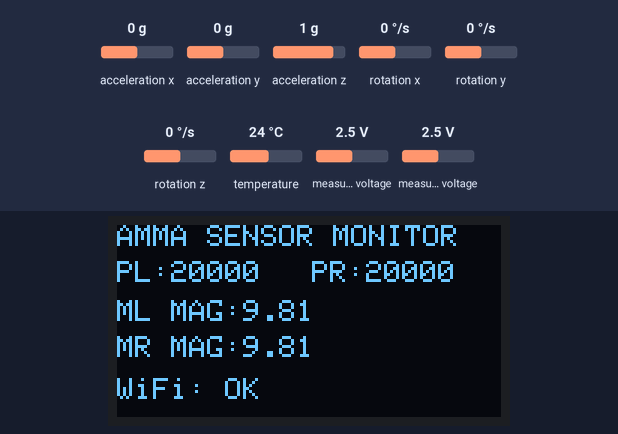
The sketch below on a simulated ESP32-S3. On the bench: 128×64 one-colour display. The test bench sets the inputs (shaded band); at power-on: acceleration x 0 g, measured voltage 2.5 V, acceleration y 0 g, acceleration z 1 g, rotation x 0 °/s, rotation y 0 °/s, rotation z 0 °/s, temperature 24 °C. WiFi joins after 1.5 s; servers stay silent unless stated; what the sketch prints to the serial monitor is not drawn.

Above: at 5.2 s.
5.3 s: acceleration x set to -1.4 g
At 6.2 s:
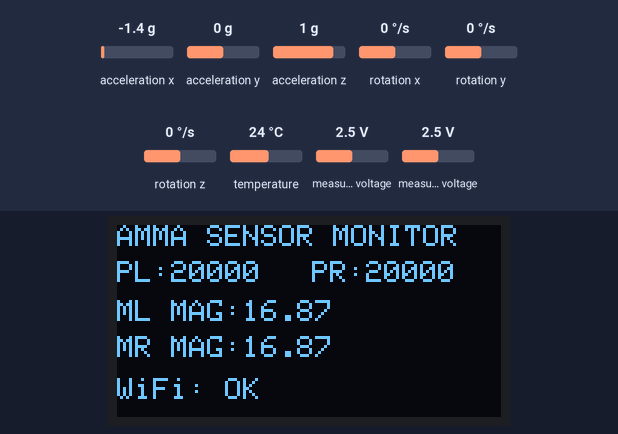
6.8 s: measured voltage (sensor 200) set to 0.1 V
At 7.4 s:
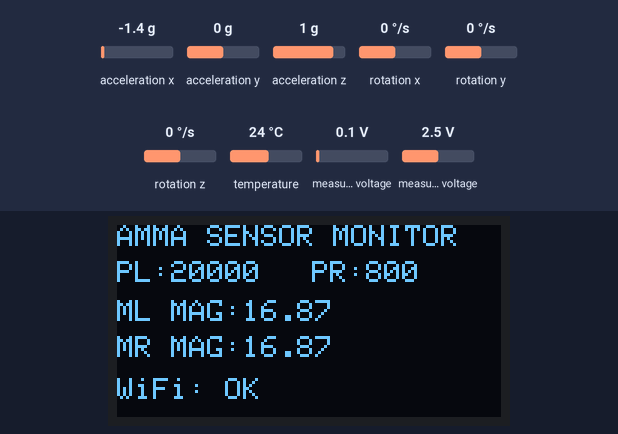
8.3 s: measured voltage (sensor 201) set to 0.1 V
At 9.5 s:
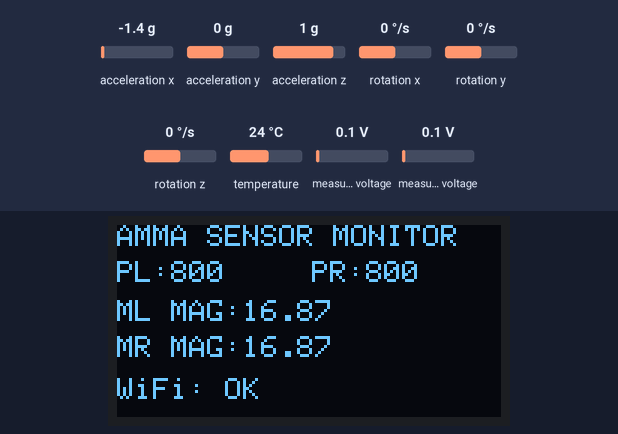
9.8 s: acceleration y set to -1.4 g
At 10.9 s:
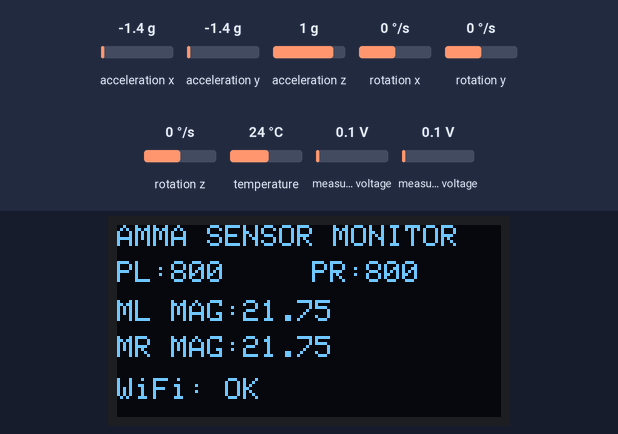
11.3 s: acceleration z set to -1.4 g
At 12.1 s:
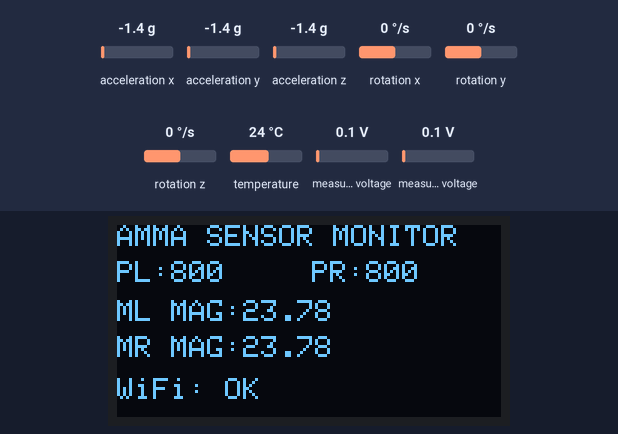
12.8 s: measured voltage (sensor 200) set to 1.2 V
At 13.2 s:
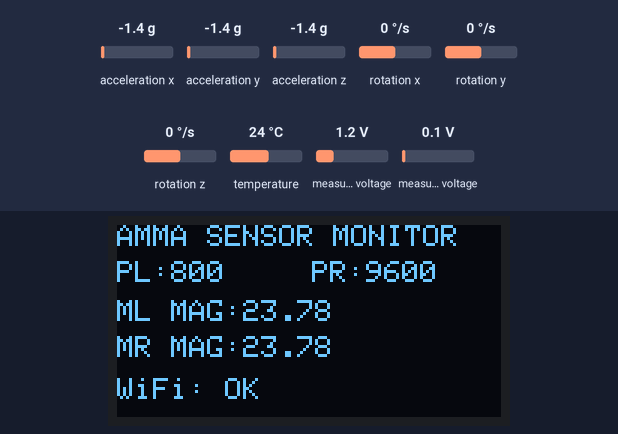
Timing chart, 0 to 15.3 s (numbered marks = the images above; inputs shaded):
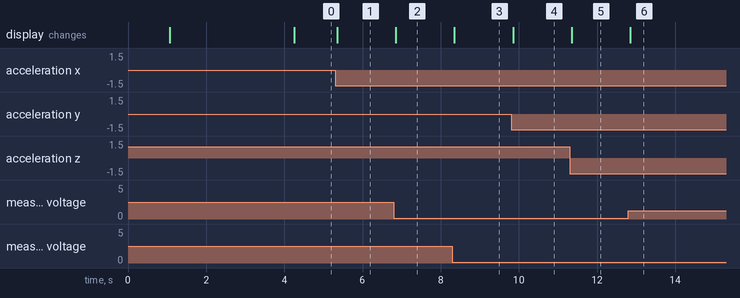

The sketch:

sketch_jul13b.ino
```cpp
#include <WiFi.h>
#include <WiFiClientSecure.h>
#include <HTTPClient.h>

#include <Wire.h>
#include <Adafruit_GFX.h>
#include <Adafruit_SSD1306.h>
#include <Adafruit_ADS1X15.h>
#include <Adafruit_MPU6050.h>
#include <Adafruit_Sensor.h>


// =====================================================
// AMMA PROTOTYPE 2
// SENSOR MONITOR + THINGSPEAK
//
// FINAL SENSOR MAPPING
//
// PL = LEFT PIEZO  -> ADS1115 A1
// PR = RIGHT PIEZO -> ADS1115 A0
//
// ML = LEFT MPU    -> 0x69
// MR = RIGHT MPU   -> 0x68
//
// OLED             -> 0x3C
// ADS1115          -> 0x48
// =====================================================


// =====================================================
// WIFI SETTINGS
// =====================================================

const char* WIFI_SSID = "moto101";
const char* WIFI_PASSWORD = "223334444";


// =====================================================
// THINGSPEAK SETTINGS
// =====================================================

const unsigned long CHANNEL_ID = 3465279;

const char* WRITE_API_KEY = "5DSIU3NBIDPW7OGX";


// =====================================================
// I2C PINS
// =====================================================

#define SDA_PIN 8
#define SCL_PIN 9


// =====================================================
// I2C ADDRESSES
// =====================================================

#define OLED_ADDR 0x3C
#define ADS_ADDR  0x48

#define ML_ADDR   0x69
#define MR_ADDR   0x68


// =====================================================
// OLED
// =====================================================

#define SCREEN_WIDTH 128
#define SCREEN_HEIGHT 64

Adafruit_SSD1306 display(
  SCREEN_WIDTH,
  SCREEN_HEIGHT,
  &Wire,
  -1
);


// =====================================================
// SENSOR OBJECTS
// =====================================================

// ADS1115
Adafruit_ADS1115 ads;


// ML = LEFT MPU = 0x69
Adafruit_MPU6050 mpuLeft;


// MR = RIGHT MPU = 0x68
Adafruit_MPU6050 mpuRight;


// =====================================================
// SENSOR VARIABLES
// =====================================================

// Piezo
int16_t plRaw = 0;
int16_t prRaw = 0;

float plVoltage = 0.0;
float prVoltage = 0.0;


// Left MPU
float mlX = 0.0;
float mlY = 0.0;
float mlZ = 0.0;

float mlMagnitude = 0.0;


// Right MPU
float mrX = 0.0;
float mrY = 0.0;
float mrZ = 0.0;

float mrMagnitude = 0.0;


// =====================================================
// TIMING
// =====================================================

// Sensor reading:
// 100 ms = 10 Hz

const unsigned long SENSOR_INTERVAL = 100;


// ThingSpeak:
// 20 seconds

const unsigned long THINGSPEAK_INTERVAL = 20000;


unsigned long lastSensorRead = 0;
unsigned long lastThingSpeakUpdate = 0;


// =====================================================
// WIFI CONNECTION
// =====================================================

void connectWiFi()
{
  Serial.println();
  Serial.println("========================================");
  Serial.println("           WIFI CONNECTION");
  Serial.println("========================================");

  Serial.print("Connecting to: ");
  Serial.println(WIFI_SSID);


  WiFi.mode(WIFI_STA);

  WiFi.begin(
    WIFI_SSID,
    WIFI_PASSWORD
  );


  int attempts = 0;


  while (
    WiFi.status() != WL_CONNECTED &&
    attempts < 30
  )
  {
    delay(500);

    Serial.print(".");

    attempts++;
  }


  Serial.println();


  if (
    WiFi.status() == WL_CONNECTED
  )
  {
    Serial.println(
      "WiFi connected successfully!"
    );


    Serial.print(
      "IP Address : "
    );

    Serial.println(
      WiFi.localIP()
    );


    Serial.print(
      "Gateway    : "
    );

    Serial.println(
      WiFi.gatewayIP()
    );


    Serial.print(
      "DNS        : "
    );

    Serial.println(
      WiFi.dnsIP()
    );


    Serial.print(
      "RSSI       : "
    );

    Serial.print(
      WiFi.RSSI()
    );

    Serial.println(
      " dBm"
    );
  }
  else
  {
    Serial.println(
      "ERROR: WiFi connection failed."
    );
  }


  Serial.println(
    "========================================"
  );
}


// =====================================================
// READ SENSORS
// =====================================================

void readSensors()
{

  // ===================================================
  // PIEZO
  //
  // A1 = LEFT PIEZO
  // A0 = RIGHT PIEZO
  // ===================================================

  plRaw =
    ads.readADC_SingleEnded(1);


  prRaw =
    ads.readADC_SingleEnded(0);


  // ===================================================
  // PIEZO VOLTAGE
  // ===================================================

  plVoltage =
    ads.computeVolts(
      plRaw
    );


  prVoltage =
    ads.computeVolts(
      prRaw
    );


  // ===================================================
  // ML = LEFT MPU
  // ADDRESS = 0x69
  // ===================================================

  sensors_event_t accelML;
  sensors_event_t gyroML;
  sensors_event_t tempML;


  mpuLeft.getEvent(
    &accelML,
    &gyroML,
    &tempML
  );


  // ===================================================
  // MR = RIGHT MPU
  // ADDRESS = 0x68
  // ===================================================

  sensors_event_t accelMR;
  sensors_event_t gyroMR;
  sensors_event_t tempMR;


  mpuRight.getEvent(
    &accelMR,
    &gyroMR,
    &tempMR
  );


  // ===================================================
  // STORE LEFT MPU VALUES
  // ===================================================

  mlX =
    accelML.acceleration.x;

  mlY =
    accelML.acceleration.y;

  mlZ =
    accelML.acceleration.z;


  // ===================================================
  // STORE RIGHT MPU VALUES
  // ===================================================

  mrX =
    accelMR.acceleration.x;

  mrY =
    accelMR.acceleration.y;

  mrZ =
    accelMR.acceleration.z;


  // ===================================================
  // ACCELERATION MAGNITUDE
  // ===================================================

  mlMagnitude =
    sqrt(
      mlX * mlX +
      mlY * mlY +
      mlZ * mlZ
    );


  mrMagnitude =
    sqrt(
      mrX * mrX +
      mrY * mrY +
      mrZ * mrZ
    );
}


// =====================================================
// SERIAL OUTPUT
// =====================================================

void printSensorData()
{

  Serial.println(
    "----------------------------------------"
  );


  // ===================================================
  // PL
  // ===================================================

  Serial.print(
    "PL: "
  );

  Serial.print(
    plRaw
  );

  Serial.print(
    " | "
  );

  Serial.print(
    plVoltage,
    3
  );

  Serial.println(
    " V"
  );


  // ===================================================
  // PR
  // ===================================================

  Serial.print(
    "PR: "
  );

  Serial.print(
    prRaw
  );

  Serial.print(
    " | "
  );

  Serial.print(
    prVoltage,
    3
  );

  Serial.println(
    " V"
  );


  // ===================================================
  // ML
  // ===================================================

  Serial.print(
    "ML | X: "
  );

  Serial.print(
    mlX,
    2
  );

  Serial.print(
    " | Y: "
  );

  Serial.print(
    mlY,
    2
  );

  Serial.print(
    " | Z: "
  );

  Serial.print(
    mlZ,
    2
  );

  Serial.print(
    " | MAG: "
  );

  Serial.print(
    mlMagnitude,
    2
  );

  Serial.println(
    " m/s2"
  );


  // ===================================================
  // MR
  // ===================================================

  Serial.print(
    "MR | X: "
  );

  Serial.print(
    mrX,
    2
  );

  Serial.print(
    " | Y: "
  );

  Serial.print(
    mrY,
    2
  );

  Serial.print(
    " | Z: "
  );

  Serial.print(
    mrZ,
    2
  );

  Serial.print(
    " | MAG: "
  );

  Serial.print(
    mrMagnitude,
    2
  );

  Serial.println(
    " m/s2"
  );
}


// =====================================================
// OLED DISPLAY
// =====================================================

void updateOLED()
{

  display.clearDisplay();

  display.setTextColor(
    SSD1306_WHITE
  );

  display.setTextSize(1);


  // ===================================================
  // HEADER
  // ===================================================

  display.setCursor(
    0,
    0
  );

  display.println(
    "AMMA SENSOR MONITOR"
  );


  // ===================================================
  // PL
  // ===================================================

  display.setCursor(
    0,
    12
  );

  display.print(
    "PL:"
  );

  display.print(
    plRaw
  );


  // ===================================================
  // PR
  // ===================================================

  display.setCursor(
    65,
    12
  );

  display.print(
    "PR:"
  );

  display.print(
    prRaw
  );


  // ===================================================
  // ML MAGNITUDE
  // ===================================================

  display.setCursor(
    0,
    25
  );

  display.print(
    "ML MAG:"
  );

  display.print(
    mlMagnitude,
    2
  );


  // ===================================================
  // MR MAGNITUDE
  // ===================================================

  display.setCursor(
    0,
    37
  );

  display.print(
    "MR MAG:"
  );

  display.print(
    mrMagnitude,
    2
  );


  // ===================================================
  // WIFI STATUS
  // ===================================================

  display.setCursor(
    0,
    51
  );

  if (
    WiFi.status() == WL_CONNECTED
  )
  {
    display.print(
      "WiFi: OK"
    );
  }
  else
  {
    display.print(
      "WiFi: OFF"
    );
  }


  // ===================================================
  // UPDATE DISPLAY
  // ===================================================

  display.display();
}


// =====================================================
// SEND DATA TO THINGSPEAK
// =====================================================

void sendToThingSpeak()
{

  Serial.println();
  Serial.println(
    "========================================"
  );

  Serial.println(
    "Sending AMMA data to ThingSpeak..."
  );


  // ===================================================
  // CHECK WIFI
  // ===================================================

  if (
    WiFi.status() != WL_CONNECTED
  )
  {
    Serial.println(
      "ERROR: WiFi disconnected."
    );

    Serial.println(
      "Skipping ThingSpeak upload."
    );

    Serial.println(
      "========================================"
    );

    return;
  }


  // ===================================================
  // SECURE CLIENT
  // ===================================================

  WiFiClientSecure client;

  // For prototype/testing.
  // Certificate verification disabled.

  client.setInsecure();


  HTTPClient http;


  // ===================================================
  // THINGSPEAK UPDATE URL
  // ===================================================

  String url =
    "https://api.thingspeak.com/update";


  url +=
    "?api_key=";

  url +=
    WRITE_API_KEY;


  // ===================================================
  // FIELD 1
  // PL RAW
  // ===================================================

  url +=
    "&field1=";

  url +=
    String(
      plRaw
    );


  // ===================================================
  // FIELD 2
  // PR RAW
  // ===================================================

  url +=
    "&field2=";

  url +=
    String(
      prRaw
    );


  // ===================================================
  // FIELD 3
  // ML MAGNITUDE
  // ===================================================

  url +=
    "&field3=";

  url +=
    String(
      mlMagnitude,
      2
    );


  // ===================================================
  // FIELD 4
  // MR MAGNITUDE
  // ===================================================

  url +=
    "&field4=";

  url +=
    String(
      mrMagnitude,
      2
    );


  // ===================================================
  // FIELD 5
  // ML X
  // ===================================================

  url +=
    "&field5=";

  url +=
    String(
      mlX,
      2
    );


  // ===================================================
  // FIELD 6
  // ML Y
  // ===================================================

  url +=
    "&field6=";

  url +=
    String(
      mlY,
      2
    );


  // ===================================================
  // FIELD 7
  // MR X
  // ===================================================

  url +=
    "&field7=";

  url +=
    String(
      mrX,
      2
    );


  // ===================================================
  // FIELD 8
  // MR Y
  // ===================================================

  url +=
    "&field8=";

  url +=
    String(
      mrY,
      2
    );


  // ===================================================
  // PRINT URL
  // ===================================================

  Serial.println(
    "Uploading:"
  );

  Serial.println(
    "AMMA sensor data → ThingSpeak"
  );


  // ===================================================
  // HTTP REQUEST
  // ===================================================

  http.begin(
    client,
    url
  );


  int httpCode =
    http.GET();


  // ===================================================
  // RESPONSE
  // ===================================================

  Serial.print(
    "HTTP Response Code: "
  );

  Serial.println(
    httpCode
  );


  if (
    httpCode > 0
  )
  {

    String response =
      http.getString();


    Serial.print(
      "ThingSpeak Response: "
    );

    Serial.println(
      response
    );


    int entryID =
      response.toInt();


    if (
      entryID > 0
    )
    {

      Serial.println();
      Serial.println(
        "****************************************"
      );

      Serial.println(
        " AMMA DATA SENT SUCCESSFULLY"
      );

      Serial.print(
        " Entry ID: "
      );

      Serial.println(
        entryID
      );

      Serial.println(
        "****************************************"
      );
    }
    else
    {

      Serial.println(
        "ThingSpeak returned 0."
      );

      Serial.println(
        "Upload may have been rejected"
      );

      Serial.println(
        "because of the 15-second limit."
      );
    }
  }
  else
  {

    Serial.println(
      "ThingSpeak HTTP request failed."
    );

    Serial.print(
      "Error: "
    );

    Serial.println(
      http.errorToString(
        httpCode
      )
    );
  }


  http.end();


  Serial.println(
    "========================================"
  );
}


// =====================================================
// SETUP
// =====================================================

void setup()
{

  Serial.begin(
    115200
  );


  delay(
    1000
  );


  // ===================================================
  // I2C
  // ===================================================

  Wire.begin(
    SDA_PIN,
    SCL_PIN
  );


  Wire.setClock(
    400000
  );


  // ===================================================
  // STARTUP MESSAGE
  // ===================================================

  Serial.println();

  Serial.println(
    "========================================"
  );

  Serial.println(
    "       AMMA SENSOR + THINGSPEAK"
  );

  Serial.println(
    "========================================"
  );


  Serial.println();

  Serial.println(
    "FINAL SENSOR MAPPING:"
  );

  Serial.println(
    "PL = Left Piezo  -> ADS A1"
  );

  Serial.println(
    "PR = Right Piezo -> ADS A0"
  );

  Serial.println(
    "ML = Left MPU    -> 0x69"
  );

  Serial.println(
    "MR = Right MPU   -> 0x68"
  );

  Serial.println();


  // ===================================================
  // OLED
  // ===================================================

  if (
    !display.begin(
      SSD1306_SWITCHCAPVCC,
      OLED_ADDR
    )
  )
  {

    Serial.println(
      "OLED ERROR"
    );

    while (1);
  }


  Serial.println(
    "OLED 0x3C: OK"
  );


  // ===================================================
  // ADS1115
  // ===================================================

  if (
    !ads.begin(
      ADS_ADDR,
      &Wire
    )
  )
  {

    Serial.println(
      "ADS1115 ERROR"
    );

    while (1);
  }


  // ±4.096 V range

  ads.setGain(
    GAIN_ONE
  );


  // Fast conversion

  ads.setDataRate(
    RATE_ADS1115_860SPS
  );


  Serial.println(
    "ADS1115 0x48: OK"
  );


  // ===================================================
  // ML = LEFT MPU
  // 0x69
  // ===================================================

  if (
    !mpuLeft.begin(
      ML_ADDR,
      &Wire
    )
  )
  {

    Serial.println(
      "ML ERROR"
    );

    while (1);
  }


  Serial.println(
    "ML 0x69: OK"
  );


  // ===================================================
  // MR = RIGHT MPU
  // 0x68
  // ===================================================

  if (
    !mpuRight.begin(
      MR_ADDR,
      &Wire
    )
  )
  {

    Serial.println(
      "MR ERROR"
    );

    while (1);
  }


  Serial.println(
    "MR 0x68: OK"
  );


  // ===================================================
  // MPU CONFIGURATION
  // ===================================================

  mpuLeft.setAccelerometerRange(
    MPU6050_RANGE_8_G
  );

  mpuRight.setAccelerometerRange(
    MPU6050_RANGE_8_G
  );


  mpuLeft.setGyroRange(
    MPU6050_RANGE_500_DEG
  );

  mpuRight.setGyroRange(
    MPU6050_RANGE_500_DEG
  );


  mpuLeft.setFilterBandwidth(
    MPU6050_BAND_21_HZ
  );

  mpuRight.setFilterBandwidth(
    MPU6050_BAND_21_HZ
  );


  // ===================================================
  // READY SCREEN
  // ===================================================

  display.clearDisplay();

  display.setTextColor(
    SSD1306_WHITE
  );


  display.setTextSize(2);

  display.setCursor(
    25,
    5
  );

  display.println(
    "AMMA"
  );


  display.setTextSize(1);

  display.setCursor(
    18,
    30
  );

  display.println(
    "SENSOR + CLOUD"
  );


  display.setCursor(
    22,
    45
  );

  display.println(
    "Sensors Ready"
  );


  display.display();


  delay(
    1500
  );


  // ===================================================
  // WIFI
  // ===================================================

  connectWiFi();


  // ===================================================
  // THINGSPEAK STATUS
  // ===================================================

  if (
    WiFi.status() == WL_CONNECTED
  )
  {

    Serial.println(
      "ThingSpeak ready."
    );

    Serial.print(
      "Channel ID: "
    );

    Serial.println(
      CHANNEL_ID
    );
  }


  // ===================================================
  // INITIAL TIMERS
  // ===================================================

  lastSensorRead =
    millis();

  lastThingSpeakUpdate =
    millis();
}


// =====================================================
// MAIN LOOP
// =====================================================

void loop()
{

  unsigned long currentMillis =
    millis();


  // ===================================================
  // SENSOR ACQUISITION
  //
  // 100 ms = 10 Hz
  // ===================================================

  if (
    currentMillis -
    lastSensorRead >=
    SENSOR_INTERVAL
  )
  {

    lastSensorRead =
      currentMillis;


    // Read sensors

    readSensors();


    // Serial output

    printSensorData();


    // OLED

    updateOLED();
  }


  // ===================================================
  // THINGSPEAK
  //
  // EVERY 20 SECONDS
  // ===================================================

  if (
    currentMillis -
    lastThingSpeakUpdate >=
    THINGSPEAK_INTERVAL
  )
  {

    lastThingSpeakUpdate =
      currentMillis;


    // Check WiFi

    if (
      WiFi.status() != WL_CONNECTED
    )
    {

      Serial.println();
      Serial.println(
        "WiFi disconnected."
      );

      connectWiFi();
    }


    // Upload

    if (
      WiFi.status() == WL_CONNECTED
    )
    {

      sendToThingSpeak();
    }
    else
    {

      Serial.println(
        "Upload skipped: WiFi unavailable."
      );
    }
  }
}
```

Measured:
- after the input at 5.3 s, the display: changes after 0.05 s (image 1)
- after the input at 6.8 s, the display: changes after 0.05 s (image 2)
- after the input at 8.3 s, the display: changes after 0.05 s (image 3)
- after the input at 9.8 s, the display: changes after 0.05 s (image 4)
- after the input at 11.3 s, the display: changes after 0.05 s (image 5)
- after the input at 12.8 s, the display: changes after 0.05 s (image 6)
